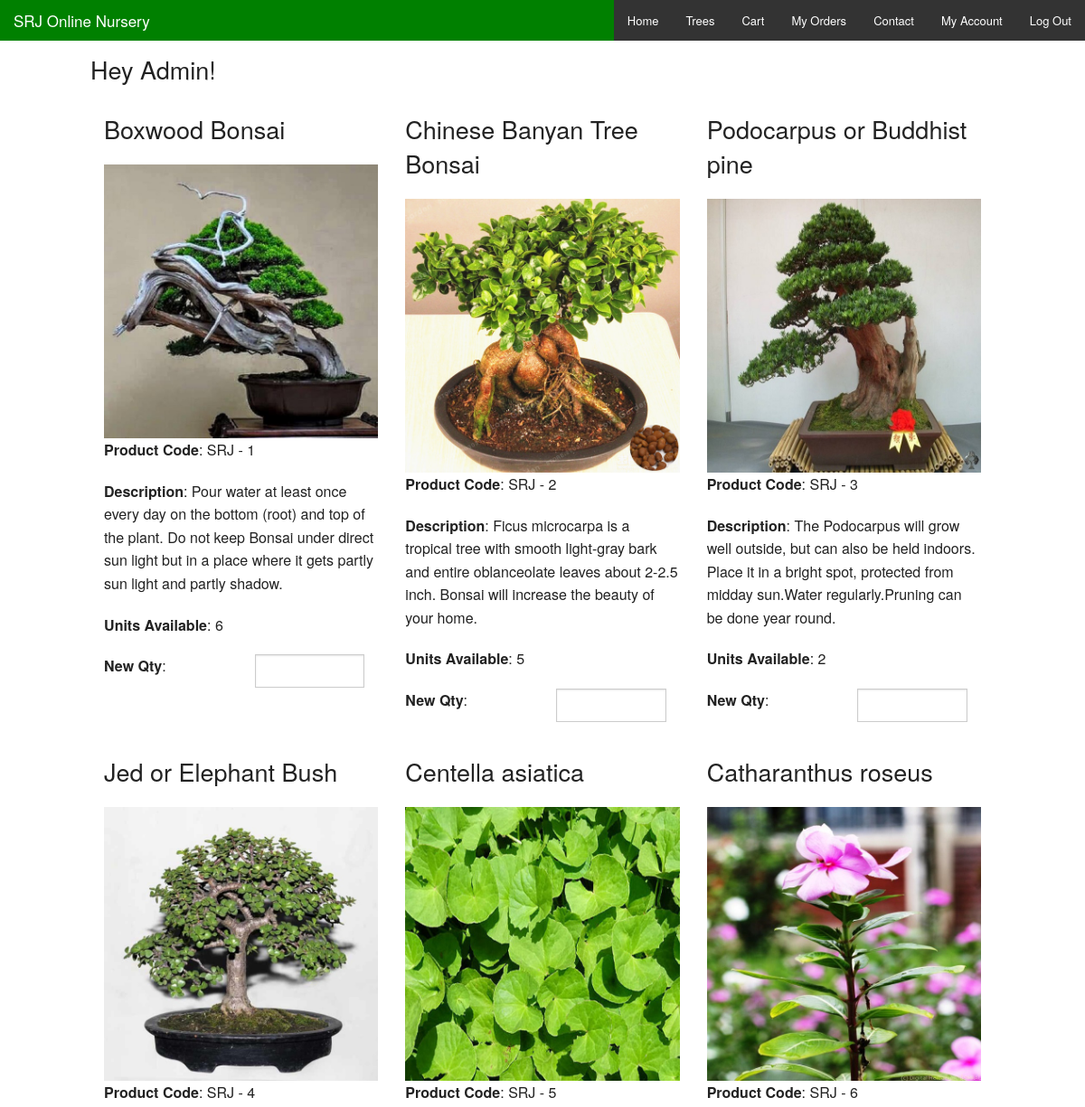
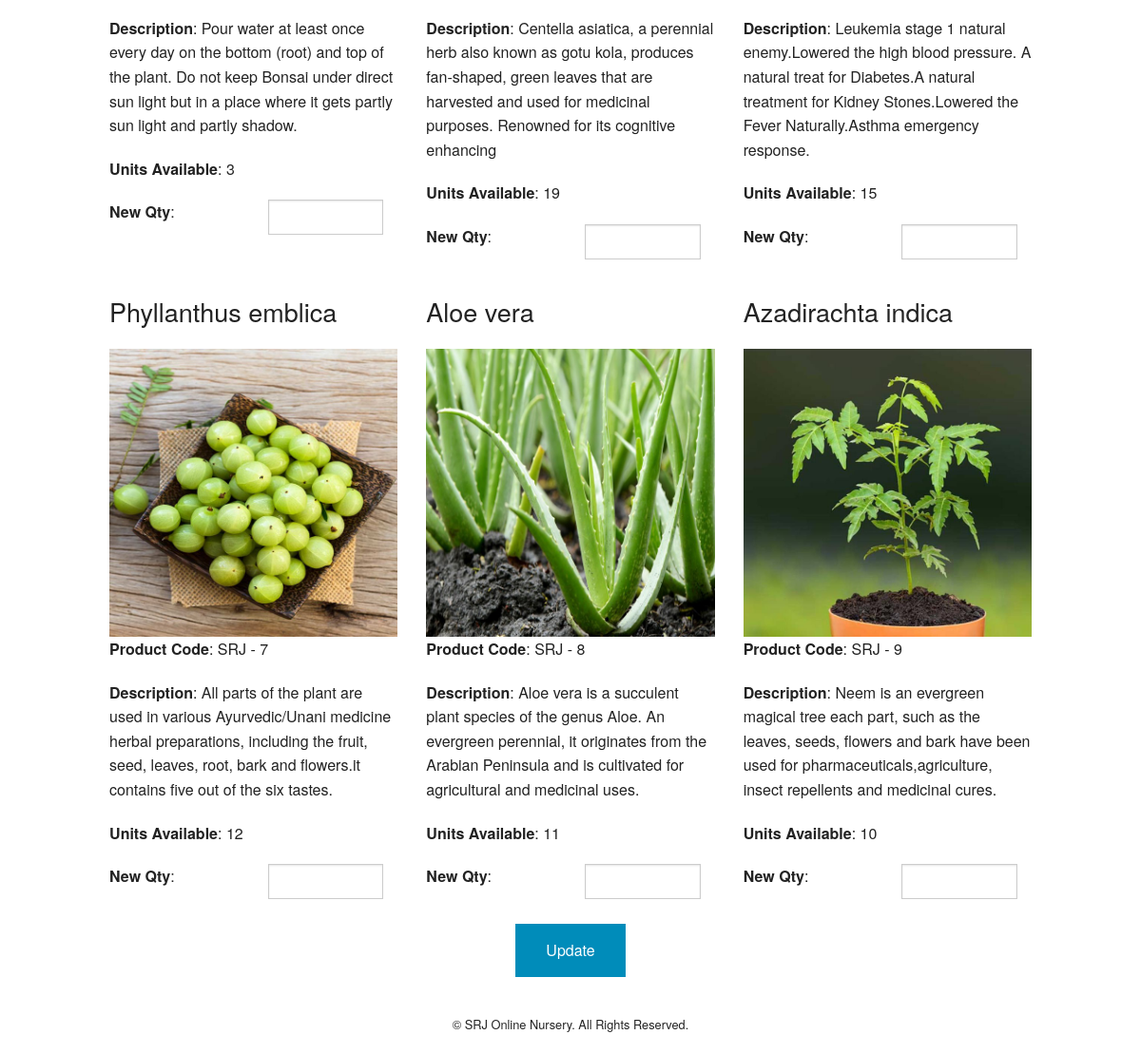
/admin.php (signed in), run on the app's committed database (2 pictures, top to bottom).
### tables this page shows
CREATE TABLE `products` (
  `id` int(11) NOT NULL,
  `product_code` varchar(60) NOT NULL,
  `product_name` varchar(60) NOT NULL,
  `product_desc` mediumtext NOT NULL,
  `product_img_name` varchar(60) NOT NULL,
  `qty` int(5) NOT NULL,
  `price` decimal(10,2) NOT NULL
);

### admin.php (the view, shortened to what this page needs)
<?php
include 'config.php';
?>
<!doctype html>
<html class="no-js" lang="en">
  <head>
    <link rel="stylesheet" href="css/foundation.css" />
  </head>
  <body>
    <nav class="top-bar" data-topbar role="navigation"style="background: green;">
      <ul class="title-area">
        <li class="name">
          <h1><a href="index.php">SRJ Online Nursery</a></h1>
        </li>
      </ul>
      <section class="top-bar-section">
        <ul class="right">
          <li><a href="index.php">Home</a></li>
          <li><a href="products.php">Trees</a></li>
          <li><a href="cart.php">Cart</a></li>
          <li><a href="orders.php">My Orders</a></li>
          <li><a href="contact.php">Contact</a></li>
          <?php
          if(isset($_SESSION['username'])){
            echo '<li><a href="account.php">My Account</a></li>';
            echo '<li><a href="logout.php">Log Out</a></li>';
          }
          else{
            echo '<li><a href="login.php">Log In</a></li>';
            echo '<li><a href="register.php">Register</a></li>';
          }
          ?>
        </ul>
      </section>
    </nav>
    <div class="row" style="margin-top:10px;">
      <div class="large-12">
        <h3>Hey Admin!</h3>
        <?php
          $result = $mysqli->query("SELECT * from products order by id asc");
          if($result) {
            while($obj = $result->fetch_object()) {
              echo '<div class="large-4 columns">';
              echo '<p><h3>'.$obj->product_name.'</h3></p>';
              echo '<img src="images/products/'.$obj->product_img_name.'"/>';
              echo '<p><strong>Product Code</strong>: '.$obj->product_code.'</p>';
              echo '<p><strong>Description</strong>: '.$obj->product_desc.'</p>';
              echo '<p><strong>Units Available</strong>: '.$obj->qty.'</p>';
              echo '<div class="large-6 columns" style="padding-left:0;">';
              echo '<form method="post" name="update-quantity" action="admin-update.php">';
              echo '<p><strong>New Qty</strong>:</p>';
              echo '</div>';
              echo '<div class="large-6 columns">';
              echo '<input type="number" name="quantity[]"/>';
              echo '</div>';
              echo '</div>';
            }
          }
        ?>
      </div>
    </div>
    <div class="row" style="margin-top:10px;">
      <div class="small-12">
        <center><p><input style="clear:both;" type="submit" class="button" value="Update"></p></center>
        <footer style="margin-top:10px;">
           <p style="text-align:center; font-size:0.8em;">&copy; SRJ Online Nursery. All Rights Reserved.</p>
        </footer>
      </div>
    </div>
  </body>
</html>

### data on the page
products: product_name "Boxwood Bonsai", product_img_name (picture), product_code "SRJ - 1", product_desc "Pour water at least once every day on the bottom (root) and top of the plant. Do not keep Bonsai under direct sun light but in a place where it gets partly sun light and partly shadow.", qty "6"
products: product_name "Chinese Banyan Tree Bonsai", product_img_name (picture), product_code "SRJ - 2", product_desc "Ficus microcarpa is a tropical tree with smooth light-gray bark and entire oblanceolate leaves about 2-2.5 inch. Bonsai will increase the beauty of your home.", qty "5"
products: product_name "Podocarpus or Buddhist pine", product_img_name (picture), product_code "SRJ - 3", product_desc "The Podocarpus will grow well outside, but can also be held indoors. Place it in a bright spot, protected from midday sun.Water regularly.Pruning can be done year round.", qty "2"
products: product_name "Jed or Elephant Bush", product_img_name (picture), product_code "SRJ - 4", product_desc "Pour water at least once every day on the bottom (root) and top of the plant. Do not keep Bonsai under direct sun light but in a place where it gets partly sun light and partly shadow.", qty "3"
products: product_name "Centella asiatica", product_img_name (picture), product_code "SRJ - 5", product_desc "Centella asiatica, a perennial herb also known as gotu kola, produces fan-shaped, green leaves that are harvested and used for medicinal purposes. Renowned for its cognitive enhancing", qty "19"
products: product_name "Catharanthus roseus", product_img_name (picture), product_code "SRJ - 6", product_desc "Leukemia stage 1 natural enemy.Lowered the high blood pressure. A natural treat for Diabetes.A natural treatment for Kidney Stones.Lowered the Fever Naturally.Asthma emergency response.", qty "15"
products: product_name "Phyllanthus emblica", product_img_name (picture), product_code "SRJ - 7", product_desc "All parts of the plant are used in various Ayurvedic/Unani medicine herbal preparations, including the fruit, seed, leaves, root, bark and flowers.it contains five out of the six tastes.", qty "12"
products: product_name "Aloe vera", product_img_name (picture), product_code "SRJ - 8", product_desc "Aloe vera is a succulent plant species of the genus Aloe. An evergreen perennial, it originates from the Arabian Peninsula and is cultivated for agricultural and medicinal uses.", qty "11"
products: product_name "Azadirachta indica", product_img_name (picture), product_code "SRJ - 9", product_desc "Neem is an evergreen magical tree each part, such as the leaves, seeds, flowers and bark have been used for pharmaceuticals,agriculture, insect repellents and medicinal cures.", qty "10"
